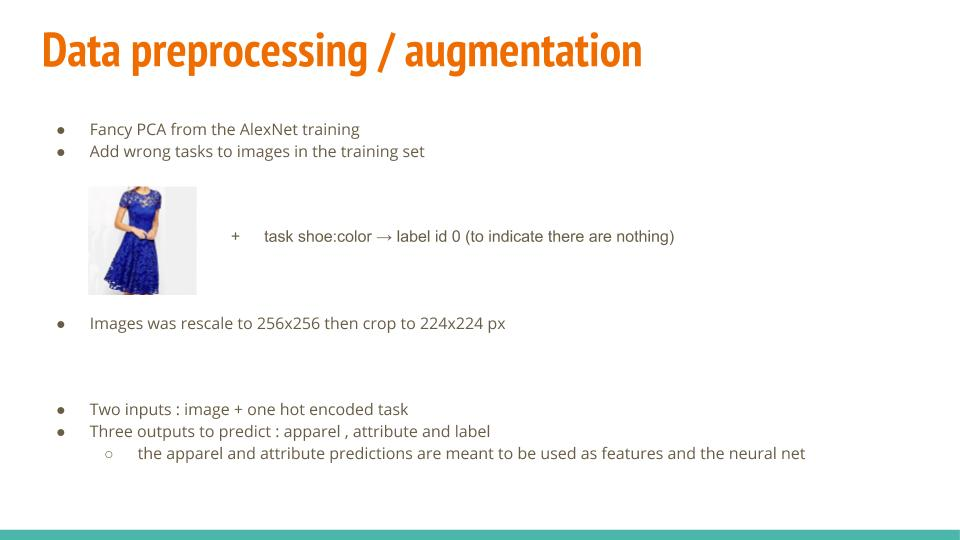
#> input picture assets/data_processing.jpg, 960 x 540 px; its folder holds only this picture in this run
$ python -i visual_bow.py   (imports and definitions only)
#> lines starting #> are read from the running program, lines starting #| are printed output that depends on the picture
import cv2
from sklearn.mixture import GaussianMixture
from sklearn.decomposition import PCA
import numpy as np
from sklearn.cluster import KMeans
import os
import tqdm
from sklearn.externals import joblib

def generate_gmm(number):
    pass

def read_image(path):
#> called with path = '../../assets/data_processing.jpg'
    img = cv2.imread(path)
#> img is the input picture: shape (540, 960, 3); mean B, G, R 244.6, 246.5, 246.5
    img = cv2.resize(img, (512,512))
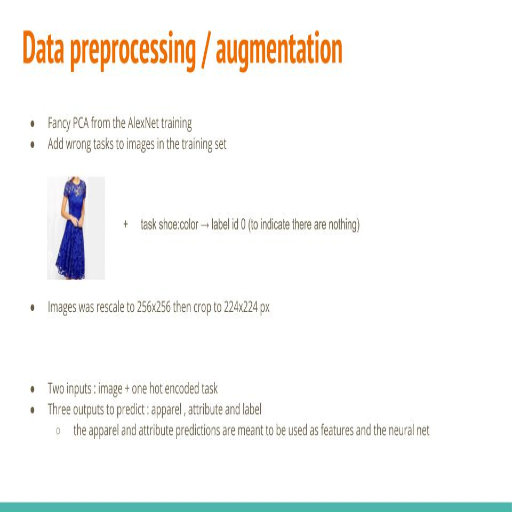
#> img: shape (512, 512, 3); mean B, G, R 244.6, 246.4, 246.5
    if img is None:
        raise IOError("Unable to open '%s'. Are you sure it's a valid image path?")
    return img

def gen_sift_features(img_paths='../data/train_raw/'):
    img_descs = np.zeros((0,32))
    imnames = os.listdir(img_paths)
    imnames = ['../data/train_raw/{}'.format(i) for i in imnames[:1000]]
    for img_path in tqdm.tqdm(imnames, desc='Create sift descriptor'):
        try:
            desc = img_desc(img_path)
            img_descs = np.vstack((img_descs, desc))
        except:
            pass
    return img_descs


def img_desc(img_path, type='sjift'):
    img = read_image(img_path)
    gray = cv2.cvtColor(img, cv2.COLOR_BGR2GRAY)
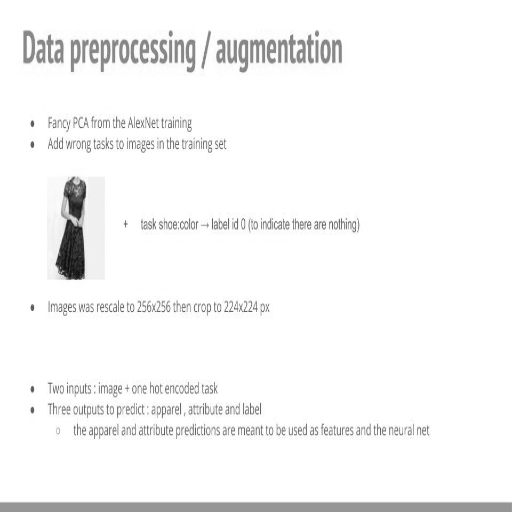
#> gray: shape (512, 512); min 10, max 255, mean 246.3
    if type=='sift':
        sift = cv2.xfeatures2d.SIFT_create()
        _, desc = sift.detectAndCompute(gray, None)
    else:
        orb = cv2.ORB_create()
        _, desc = orb.detectAndCompute(gray, None)
    return desc

def cluster_descriptors(img_descs):
    all_train_descriptors = img_descs
    cluster_model = KMeans(100, verbose=1, n_jobs=-1)
    cluster_model.fit(all_train_descriptors)
    return cluster_model

def predict_descriptors(img_path, model):
    desc = img_desc(img_path)
    clustered_desc = model.predict(desc)
    img_bow_hist = np.bincount(clustered_desc, minlength=model.n_clusters)
    return img_bow_hist.reshape(1, -1)

def train():
    pass


# [1 line that did not run here, left out]
# [6 lines of commented-out code are left out]
# [1 line not run here, left out]
# [1 line that did not run here, left out]
# [4 lines of commented-out code are left out]

>>> result = img_desc('../../assets/data_processing.jpg')
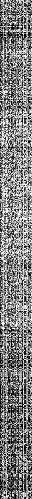
#> result: shape (499, 32); min 0, max 255, mean 127.8

$ run again, on assets/neuralnet.jpg
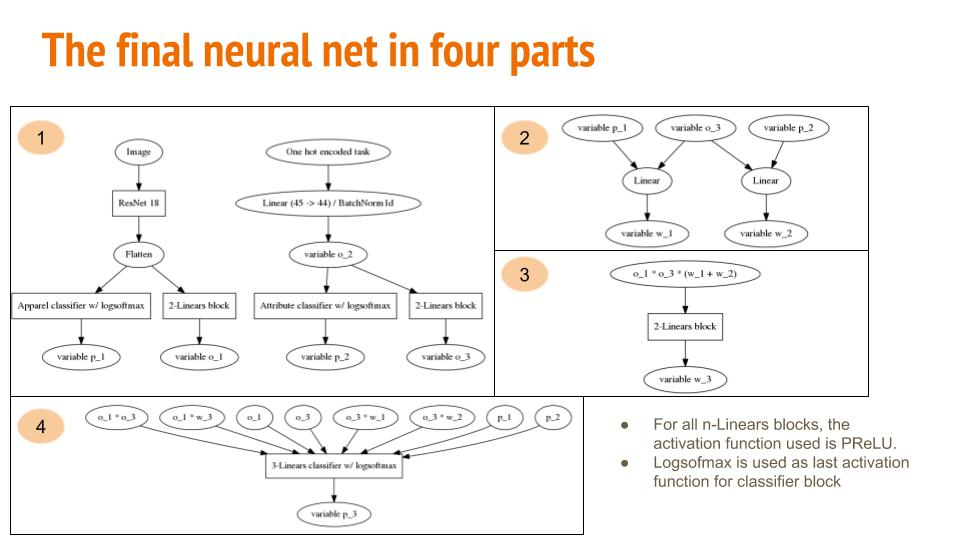
#> input picture assets/neuralnet.jpg, 960 x 540 px
#> in read_image, img is the input picture: shape (540, 960, 3); mean B, G, R 242.7, 244.9, 247
#> img: shape (512, 512, 3)
#> in img_desc, `gray = cv2.cvtColor(img, cv2.COLOR_BGR2GRAY)`:
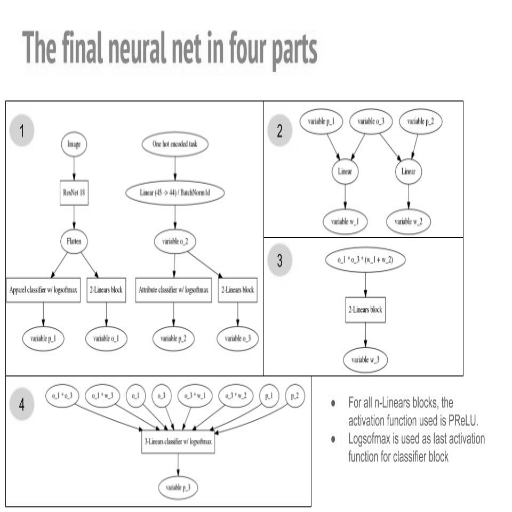
#> gray: shape (512, 512); min 1, max 255, mean 245.1
#> `result = img_desc('../../assets/data_processing.jpg')`:
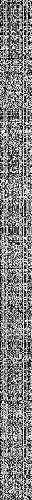
#> result: shape (500, 32); min 0, max 255, mean 129.2

$ run again, on assets/other_experiments.jpg
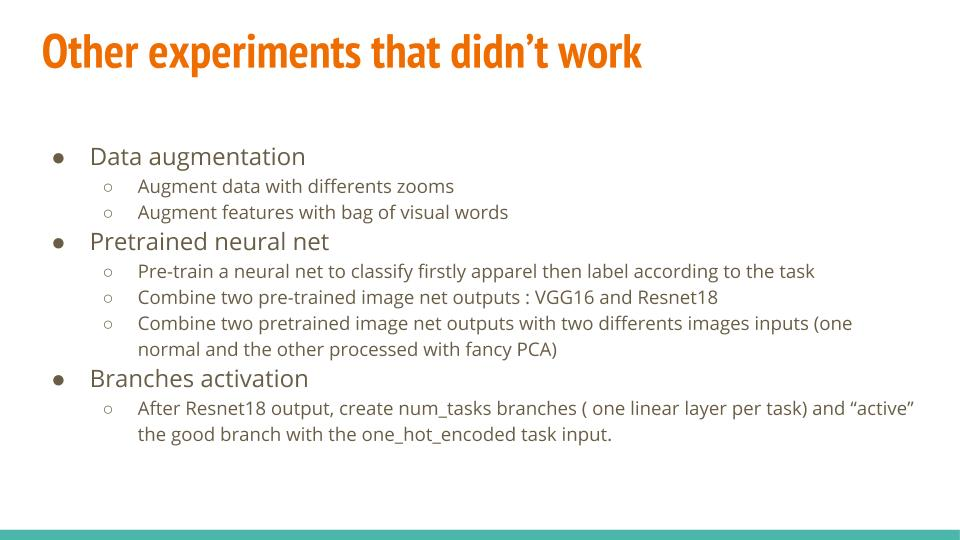
#> input picture assets/other_experiments.jpg, 960 x 540 px
#> in read_image, img is the input picture: shape (540, 960, 3); mean B, G, R 242.3, 245.2, 245.3
#> img: shape (512, 512, 3)
#> in img_desc, `gray = cv2.cvtColor(img, cv2.COLOR_BGR2GRAY)`:
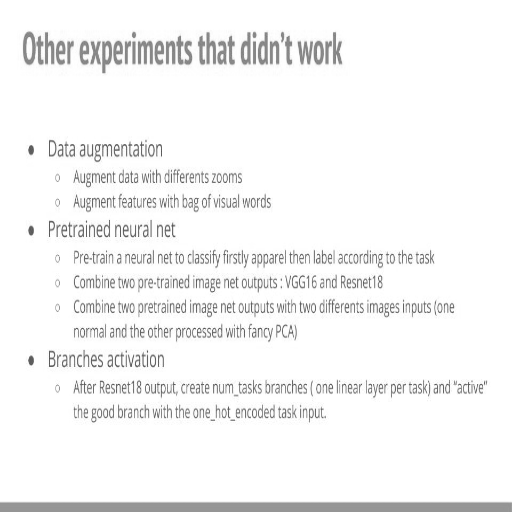
#> gray: shape (512, 512); min 73, max 255, mean 244.9
#> `result = img_desc('../../assets/data_processing.jpg')`:
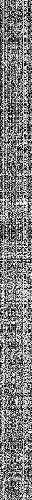
#> result: shape (500, 32); min 0, max 255, mean 125.1
